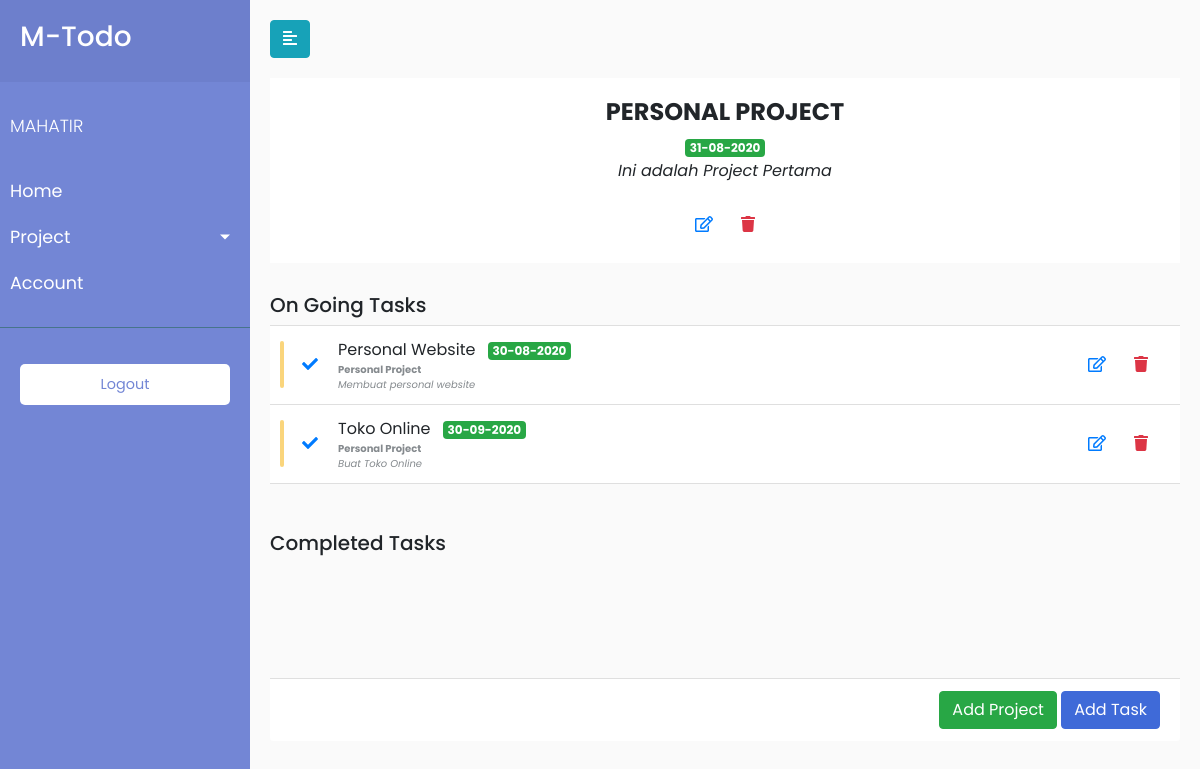
The app's page /project/single/1 (signed in) with its own data.
### todaApp/models.py (models this page shows, shortened)
class User(db.Model, UserMixin):
    id = db.Column(db.Integer, primary_key=True)
    username = db.Column(db.String(20), unique=True, nullable=False)
    email = db.Column(db.String(120), unique=True, nullable=False)
    image_file = db.Column(db.String(20), nullable=False, default='default.jpg')
    password = db.Column(db.String(60), nullable=False)
    task = db.relationship('Task', backref='author', lazy=True, cascade="all, delete, delete-orphan")
    project = db.relationship('Project', backref='author', lazy=True, cascade="all, delete, delete-orphan")

class Project(db.Model):
    __tablename__ = 'projects'
    id = db.Column(db.Integer, primary_key=True)
    title = db.Column(db.String(200), nullable=False)
    description = db.Column(db.String(300))
    due_date = db.Column(db.DateTime, nullable=False, default=datetime.utcnow)
    completed = db.Column(db.Boolean, default=False)
    user = db.Column(db.Integer, db.ForeignKey('user.id'))
    task = db.relationship('Task', backref='task', lazy=True, cascade="all, delete, delete-orphan")

class Task(db.Model):
    __tablename__ = 'tasks'
    id = db.Column(db.Integer, primary_key=True)
    title = db.Column(db.String(200), nullable=False)
    description = db.Column(db.String(300))
    due_date = db.Column(db.DateTime, nullable=False, default=datetime.utcnow)
    completed = db.Column(db.Boolean, default=False)
    project = db.Column(db.Integer, db.ForeignKey('projects.id'))
    user = db.Column(db.Integer, db.ForeignKey('user.id'))

### todaApp/tasks/routes.py (the view)
@tasks.route("/project/single/<int:project_id>", methods=['GET', 'POST'])
@login_required
def single_project(project_id):
    tasks= Task.query.filter_by(completed=False, project=project_id, user=current_user.id).order_by(Task.due_date).all()
    tasks_complete = Task.query.filter_by(completed=True, project=project_id, user=current_user.id).order_by(Task.due_date).all()
    project = Project.query.get_or_404(project_id)
    projects = Project.query.filter_by(user=current_user.id).all()
    return render_template('project.html', projects=projects, tasks=tasks,
                            project=project, tasks_complete=tasks_complete)

### todaApp/models.py (called while the page is built)
@login_manager.user_loader
def load_user(user_id):
    return User.query.get(int(user_id))

### todaApp/templates/project.html (shortened to what this page needs)
{% extends 'layout.html'%}
{% block content %}
<div class="wrapper">
    {% include 'sidebar.html' %}
    <div id="project-single">
        <div class="toggler">
            <button type="button" id="sidebarCollapse" class="btn btn-info">
                <i class="fas fa-align-left"></i>
            </button>
        </div>
        <div class="task-content">
            <div class="scroll-area-sm">
                <perfect-scrollbar class="ps-show-limits">
                    <div style="position: static;" class="ps ps--active-y">
                        <div class="project-info">
                            <h2>{{project.title | upper}}</h2>
                            <div class="badge badge-success">
                                {{project.due_date.strftime('%d-%m-%Y')}}
                            </div>
                            <br>
                            <i>{{project.description}}</i>
                            <br>
                            <br>
                            <button class="border-0 btn-transition btn btn-outline-primary">
                                <a href="{{ url_for('tasks.update_project', project_id=project.id) }}"><i
                                        class="far fa-edit"></i></a>
                            </button>
                            <button class="border-0 btn-transition btn btn-outline-danger">
                                <a href="{{ url_for('tasks.delete_project', project_id=project.id) }}"><i
                                        class="fa fa-trash"></i> </a>
                            </button>
                        </div>
                        <div class="ps-content">
                            <h5>On Going Tasks</h5>
                            <ul class=" list-group list-group-flush">
                                {% for task in tasks %}
                                <li class="list-group-item">
                                    <div class="todo-indicator bg-warning"></div>
                                    <div class="widget-content p-0">
                                        <div class="widget-content-wrapper">
                                            <div class="widget-content-left mr-2">
                                                <button class="border-0 btn-transition btn btn-outline-primary">
                                                    <a href="{{ url_for('tasks.complete_task', todo_id=task.id) }}">
                                                        <i class="fa fa-check"></i>
                                                    </a>
                                                </button>
                                            </div>
                                            <div class="widget-content-left">
                                                <div class="widget-heading">{{task.title}} <div
                                                        class="badge badge-success ml-2">
                                                        {{task.due_date.strftime('%d-%m-%Y')}}</div>
                                                </div>
                                                <div class="widget-subheading">
                                                    <a href="{{url_for('tasks.update_project', project_id=task.project)}}"><strong>{{ task.task.title}}</strong></a> <br>
                                                    <i>{{task.description}}</i>
                                                </div>
                                            </div>
                                            <div class="widget-content-right">
                                                <button class="border-0 btn-transition btn btn-outline-primary">
                                                    <a href="{{ url_for('tasks.update_task', todo_id=task.id) }}"><i
                                                            class="far fa-edit"></i></a>
                                                </button>
                                                <button class="border-0 btn-transition btn btn-outline-danger">
                                                    <a href="{{ url_for('tasks.delete_task', todo_id=task.id) }}"><i
                                                            class="fa fa-trash"></i> </a>
                                                </button>
                                            </div>
                                        </div>
                                    </div>
                                </li>
                                {% endfor %}
                            </ul>
                            <br>
                            <br>
                            <h5>Completed Tasks</h5>
                        </div>
                    </div>
                </perfect-scrollbar>
            </div>
            <div class="d-block text-right card-footer">
                <a href="{{url_for('tasks.newProject')}}"> <button class="btn btn-success">Add Project</button></a>
                <a href="{{url_for('tasks.newTask')}}"><button class="btn btn-primary">Add Task</button></a>
            </div>
        </div>
    </div>
</div>
{% endblock content%}

### todaApp/templates/layout.html (shortened to what this page needs)
<!DOCTYPE html>
<html lang="en">
<head>
    <link rel="stylesheet" href="{{url_for('static', filename='css/bootstrap.min.css')}}">
    <link rel="stylesheet" href="{{url_for('static', filename='css/all.min.css')}}">
    <link rel="stylesheet" href="{{url_for('static', filename='css/all.css')}}">
    <link rel="stylesheet" href="{{url_for('static', filename='css/style.css')}}">
</head>
<body>
    <div class="main-content">
            {% block content %} {% endblock content%}
    </div>
</body>
</html>

### todaApp/templates/sidebar.html (shortened to what this page needs)
<nav id="sidebar">
    <div class="sidebar-header">
        <h3>M-Todo</h3>
    </div>
    <ul class="list-unstyled components">
        <p>{{current_user.username | upper}}</p>
        <li>
            <a href="{{ url_for('main.home')}}">Home</a>
        </li>
        <li>
            <a href="#pageSubmenu" data-toggle="collapse" aria-expanded="false" class="dropdown-toggle">Project</a>
        </li>
        <li>
            <a href="{{ url_for('users.account')}}">Account</a>
        </li>
    </ul>
    <ul class="list-unstyled CTAs">
        <li>
            <a href="{{url_for('users.logout')}}" class="download">Logout</a>
        </li>
    </ul>
</nav>

### todaApp/static/css/all.css (style rules this page uses)
.fa-align-left:before { content: "\f036"; }
.fa-check:before { content: "\f00c"; }
.fa-edit:before { content: "\f044"; }
.fa-trash:before { content: "\f1f8"; }

### todaApp/static/css/style.css (style rules this page uses)
body { font-family: 'Poppins', sans-serif; background: #fafafa; overflow-y: auto; }
p { font-family: 'Poppins', sans-serif; font-size: 1.1em; font-weight: 300; line-height: 1.7em; color: #999; }
a, a:hover, a:focus { color: inherit; text-decoration: none; transition: all 0.3s; }
.wrapper { display: flex; width: 100%; align-items: stretch; }
#sidebar { min-width: 250px; max-width: 250px; background: #7386D5; color: #fff; transition: all 0.3s; }
#sidebar .sidebar-header { padding: 20px; background: #6d7fcc; }
#sidebar ul.components { padding: 20px 0; border-bottom: 1px solid #47748b; }
#sidebar ul p { color: #fff; padding: 10px; }
#sidebar ul li a { padding: 10px; font-size: 1.1em; display: block; }
a[data-toggle="collapse"] { position: relative; }
.dropdown-toggle::after { display: block; position: absolute; top: 50%; right: 20px; transform: translateY(-50%); }
ul.CTAs { padding: 20px; }
ul.CTAs a { text-align: center; font-size: 0.9em !important; display: block; border-radius: 5px; margin-bottom: 5px; }
a.download { background: #fff; color: #7386D5; }
#new-project, #new-task, #project-single, #account, #content { width: 100%; padding: 20px; min-height: 100vh; transition: all 0.3s; }
.task-content { margin-top: 20px; }
i { font-style: italic }
.widget-subheading { color: #858a8e; font-size: 10px }
.scroll-area-sm { height: 75vh; overflow-x: hidden }
.list-group-item { position: relative; display: block; padding: 0.75rem 1.25rem; margin-bottom: -1px; background-color: #fff; border: 1px solid rgba(0, 0, 0, 0.125) }
.list-group { display: flex; flex-direction: column; padding-left: 0; margin-bottom: 0 }
.todo-indicator { position: absolute; width: 4px; height: 60%; border-radius: 0.3rem; left: 0.625rem; top: 20%; opacity: .6; transition: opacity .2s }
.bg-warning { background-color: #f7b924 !important }
.widget-content { padding: 1rem; flex-direction: row; align-items: center }
.widget-content .widget-content-wrapper { display: flex; flex: 1; position: relative; align-items: center }
.widget-content .widget-content-right { margin-left: auto }
.btn:not(:disabled):not(.disabled) { cursor: pointer }
.btn { position: relative; transition: color 0.15s, background-color 0.15s, border-color 0.15s, box-shadow 0.15s }
.btn-primary { color: #fff; background-color: #3f6ad8; border-color: #3f6ad8 }
.btn { position: relative; transition: color 0.15s, background-color 0.15s, border-color 0.15s, box-shadow 0.15s; outline: none !important }
.card-footer { background-color: #fff }
.project-info { background-color: white; margin-bottom: 30px; padding: 20px; text-align: center; }
.project-info h2 { font-weight: 700; font-size: 24px; }

### records on screen
User: username "MAHATIR"
Project: title "PERSONAL PROJECT", due_date "31-08-2020", description "Ini adalah Project Pertama"
Task: title "Personal Website", due_date "30-08-2020", task "Personal Project", description "Membuat personal website"
Task: title "Toko Online", due_date "30-09-2020", task "Personal Project", description "Buat Toko Online"
